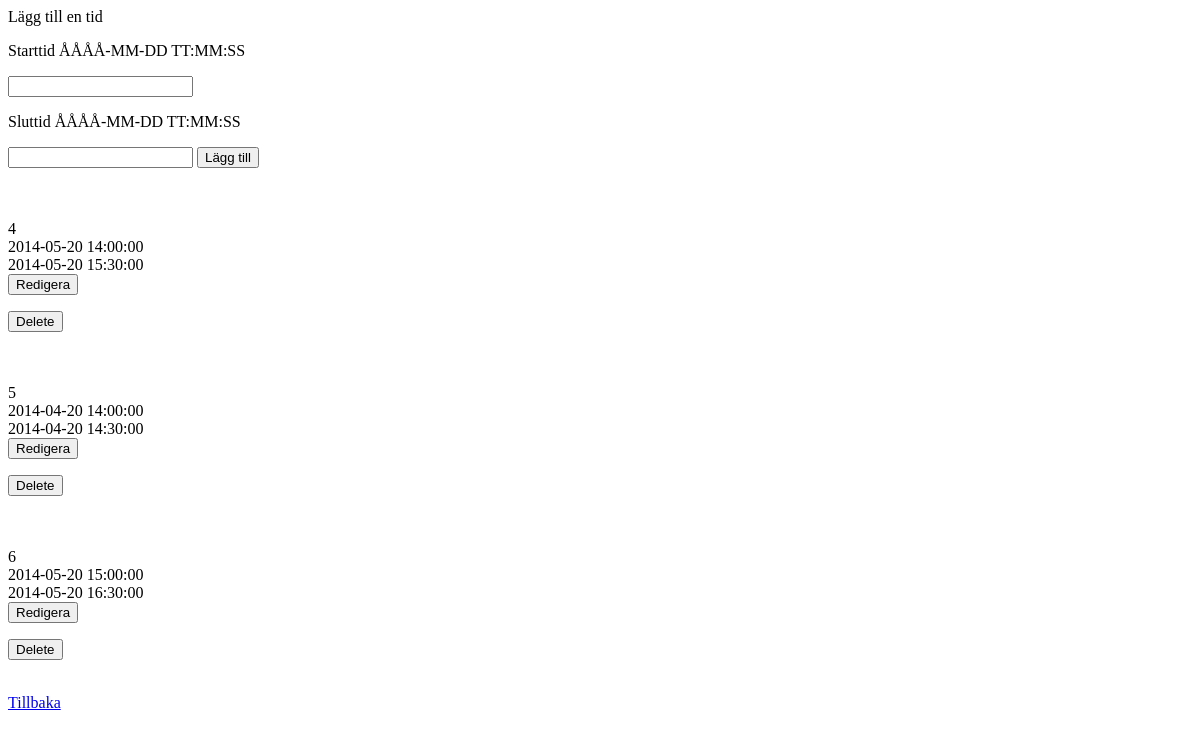
Page /tider.php on the earlier database version.
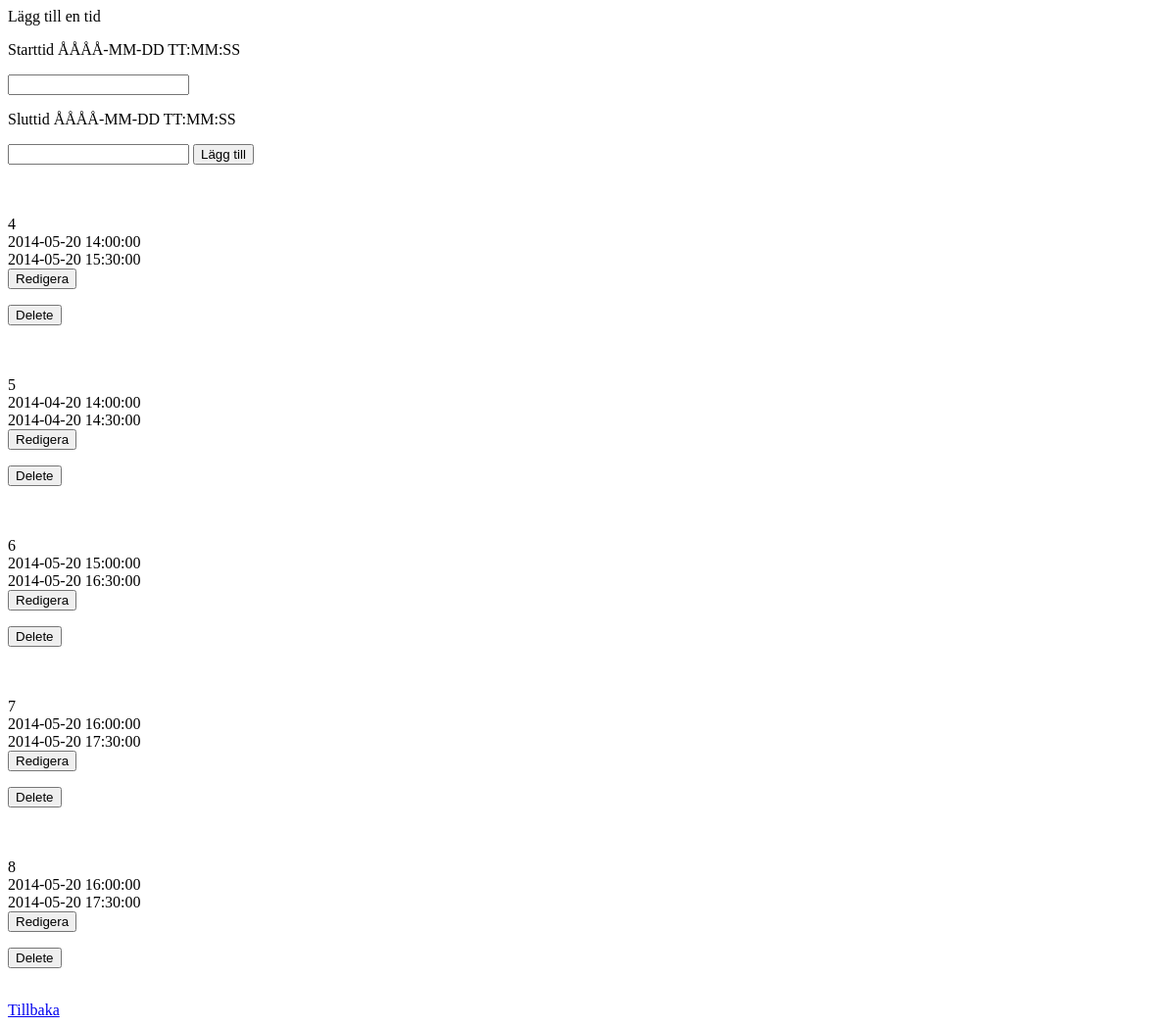
Same page on the later database version.
### tables this page shows
CREATE TABLE IF NOT EXISTS `tider` (
`id` int(11) NOT NULL,
  `starttid` datetime NOT NULL,
  `sluttid` datetime NOT NULL
);

### tider.php (the view, shortened to what this page needs)
<?php
$dbh = new PDO('mysql:dbname=' . DB_NAME . ';host=' . DB_SERVER . ';charset=utf8', DB_USER, DB_PASSWORD);
?>
<html>
    <head>
    </head>
    <body>
        <form method = 'POST' action='doTider.php'>
            Lägg till en tid
            <p>Starttid ÅÅÅÅ-MM-DD TT:MM:SS</p> <input type = 'text' name = 'start' required>
            <p>Sluttid ÅÅÅÅ-MM-DD TT:MM:SS</p> <input type = 'text' name = 'slut' required>
            <input type = 'submit' value = 'Lägg till' name='addt'>
        </form>
        <br>
        <?php
        $sql = "SELECT * FROM tider";
        $stmt = $dbh->prepare($sql);
        $stmt->execute();
        $tider = $stmt->fetchAll();
        foreach ($tider as $tid) {
            echo "<br>" . $tid["id"];
            echo "<br>" . $tid["starttid"];
            echo "<br>" . $tid ["sluttid"];
            echo "<br><form method='POST'><input type = 'submit' value = 'Redigera' name='redigera'><input type='hidden' value='" . $tid["id"] . "' name='id'></form>";
            echo "<form method='POST'><input type='hidden' value='" . $tid["id"] . "' name='id'><input type = 'submit' value = 'Delete' name='delete'></form>";
            echo "<br>";
        }
?>
<a href="index.php">Tillbaka</a>
    </body>
</html>

Differences in the rows shown:
added tider: id "7", starttid "2014-05-20 16:00:00", sluttid "2014-05-20 17:30:00"
added tider: id "8", starttid "2014-05-20 16:00:00", sluttid "2014-05-20 17:30:00"
